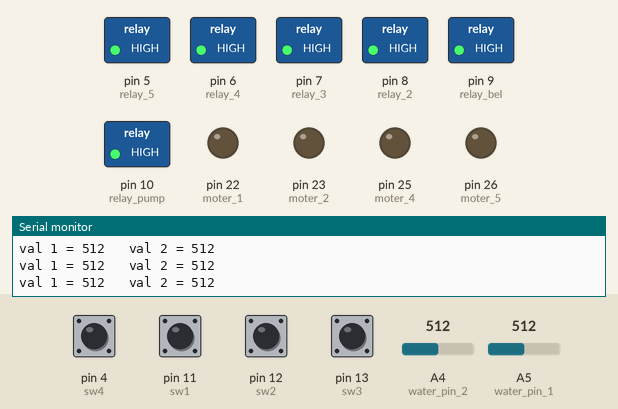
Recording of a sketch running on a simulated Arduino Mega 2560, built with avr-gcc and run on an emulated ATmega2560. On the bench: switched loads named in the sketch (green lamp = pin HIGH), output pins drawn as LEDs (lit = HIGH), the last lines printed to the serial monitor. The inputs (shaded band) are chosen by the test bench; at power-on: pin 4 (sw4), pin 11 (sw1), pin 12 (sw2), pin 13 (sw3) HIGH, A5 (water_pin_1) = 512, A4 (water_pin_2) = 512.

Above: at 1.2 s.
1.3 s: A5 (water_pin_1) set to 105
4.3 s: A5 (water_pin_1) set to 92
At 5.0 s:
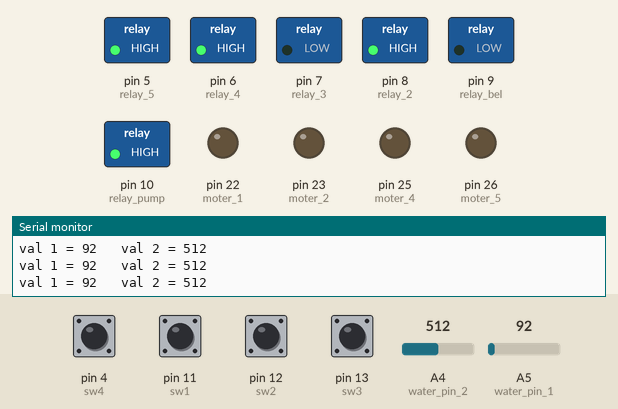
5.8 s: pin 4 (sw4) pulled LOW for 0.15 s
At 8.6 s:
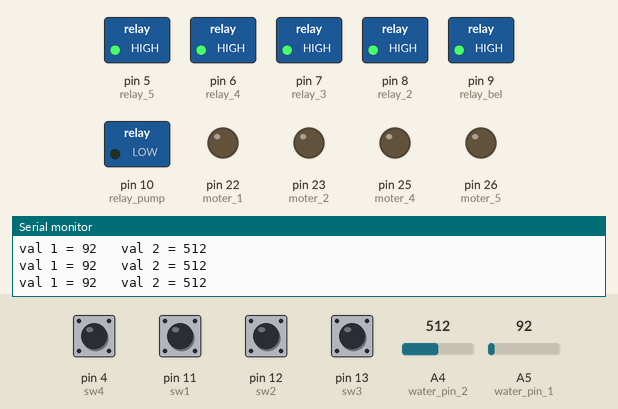
8.9 s: pin 13 (sw3) pulled LOW for 0.15 s
At 11.7 s:
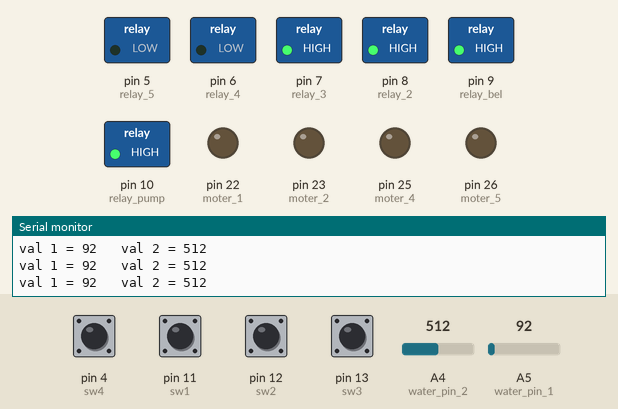
12.0 s: pin 11 (sw1) pulled LOW for 0.15 s
At 13.0 s:
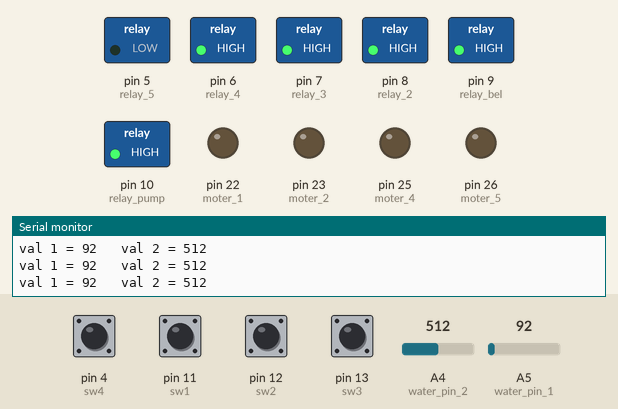
15.1 s: pin 12 (sw2) pulled LOW for 0.15 s
At 16.5 s:
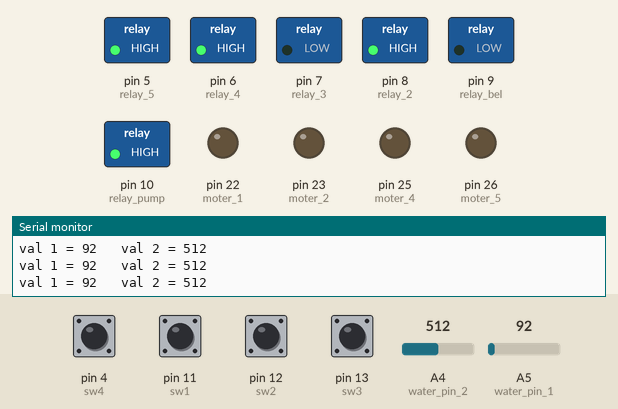
Timing chart, 0 to 17.7 s (numbered marks = the images above; inputs shaded):
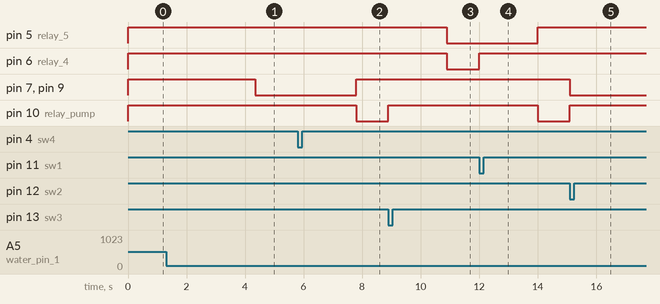

The sketch:

edge_cleaner.ino
```cpp
#include <SimpleTimer.h>

SimpleTimer timer;  // 타이머 레딧 셋 고!
unsigned long time; // 프로그램의 실행부터의 시간
unsigned long fir_time;
unsigned long sec_time;

int relay_pump = 10; //릴레이에 5V 신호를 보낼 핀설정(펌프)
int relay_bel = 9; //릴레이에 5V 신호를 보낼 핀설정(벨브)
int relay_2 = 8;  //릴레이에 5V 신호를 보낼 핀설정(약품 벨브)

int relay_3 = 7;  //릴레이에 5V 신호를 보낼 핀설정(수도관 펌프)
int relay_4 = 6;  //건조기 모터 릴레이 220v
int relay_5 = 5;  //환풍기 팬 릴레이 12v

int water_pin_1 = A5;      //수분수위센서 A5에 연결
int water_pin_2 = A4;      //센서 A4에 연결

//모터 핀모드
int moter_1 = 22;
int moter_2 = 23;
int moter_3 = 24;
int moter_4 = 25;
int moter_5 = 26;
int moter_6 = 27;

//스위치 핀설정
int sw1 = 11;
int sw2 = 12;
int sw3 = 13;
int sw4 = 4;      //원터치
int sw5 = 14;

int sw_state_1;           // 스위치1 상태
int sw_state_2;           // 스위치2 상태
int relay_state = 0;
int state_bel = 1;
int state_one = 0;
long debounce = 100;  // Debounce 타임 설정

void setup() {
  Serial.begin(9600);

  pinMode (relay_pump, OUTPUT); // relay를 output으로 설정한다.
  pinMode (relay_bel, OUTPUT);
  pinMode (relay_2, OUTPUT);
  pinMode (relay_3, OUTPUT);
  pinMode (relay_4, OUTPUT);
  pinMode (relay_5, OUTPUT);

  pinMode (moter_1,OUTPUT); //모터 아웃풋으로 설정
  pinMode (moter_2,OUTPUT);
  pinMode (moter_4,OUTPUT);
  pinMode (moter_5,OUTPUT);

  //수위 센서 input으로 설정
  pinMode(water_pin_1 , INPUT);
  pinMode(water_pin_2 , INPUT);

  digitalWrite(relay_pump, HIGH);
  digitalWrite(relay_bel, HIGH);
  digitalWrite(relay_5, HIGH);
  digitalWrite(relay_4, HIGH);
  digitalWrite(relay_3, HIGH);
  digitalWrite(relay_2, HIGH);

  pinMode(sw1,INPUT_PULLUP);
  pinMode(sw2,INPUT_PULLUP);
  pinMode(sw3,INPUT_PULLUP);
  pinMode(sw4,INPUT_PULLUP);
  pinMode(sw5,INPUT_PULLUP);

}

void loop() {

  fir_time = millis();
  sec_time = fir_time;
  timer.run();

  int val_1 = analogRead(A5);   // 수분수위센서값을 'val'에 저장 윗
  int val_2 = analogRead(A4);   // 아래
  Serial.print("val 1 = ");
  Serial.print(val_1);
  Serial.print("   val 2 = ");
  Serial.println(val_2);


  if(val_1 > 100)
    state_bel = 1;
  else
    state_bel = 0;

  sw_state_1 = digitalRead(sw1);
  sw_state_2 = digitalRead(sw2);


  if( val_1 < 100 && val_2 < 500)// 물탱크에 물이 없을 경우 밸브 오픈 + 제2펌프 작동
  {
    JongGeun_Choi();
    JunBeom_Sim();
    state_bel = 0;
  }

  else if(val_1 < 100 && val_2 > 500 && state_bel == 0) // 밸브 오픈 후 val_1가 100이 넘을 때까지 물 공급
  {
    JongGeun_Choi();
    JunBeom_Sim();
  }

  else if(val_1 < 100 && val_2 > 500 && state_bel == 1) // 밸브 차단 후 val_2가 500이 이하가 될 때까지 물 차단
  {
    NaHyeon_Park();
    HyeBin_Kwon();
  }

  else if(val_1 > 100 && val_2 > 500) // 물탱크에 충분히 물이 차 있을 경우 밸브 차단 + 제2펌프 종료
  {
    NaHyeon_Park();
    HyeBin_Kwon();
    state_bel = 1;
  }


  if(digitalRead(sw2)== HIGH && digitalRead(sw1) == LOW && digitalRead(sw3) == HIGH && digitalRead(sw4) == HIGH && millis() - time > debounce) {

    digitalWrite(relay_4, HIGH);

    delay(2000);
    digitalWrite(relay_pump, LOW);

    JinKi_Park(); //펌프 종료

    time = millis();

  }

  else if(digitalRead(sw2)== LOW && digitalRead(sw1) == HIGH && digitalRead(sw3) == HIGH && digitalRead(sw4) == HIGH && millis() - time > debounce) {

    JeongMin_Kim();
  }

  else if(digitalRead(sw2)== HIGH && digitalRead(sw1) == HIGH && digitalRead(sw3) == LOW && digitalRead(sw4) == HIGH && millis() - time > debounce) {

    digitalWrite(relay_pump, HIGH);
    delay(2000);
    digitalWrite(relay_4, LOW);
    digitalWrite(relay_5, LOW);   //건조가 실행되면 환풍기 같이 작동

    ChungSin_Oh(); // 건조 종료

    time = millis();
  }

  else if(digitalRead(sw4) == LOW && digitalRead(sw1) == HIGH && digitalRead(sw3) == HIGH && digitalRead(sw2) == HIGH && millis() - time > debounce){       //원터치

    digitalWrite(relay_4, HIGH);
    digitalWrite(relay_5, HIGH);
    delay(2000);
    digitalWrite(relay_pump, LOW);

    WonGyu_Sim();

    time = millis();
  }
}

void JinKi_Park()                 //펌프 꺼지는 함수
{
  NaHyeon_Park();
  HyeBin_Kwon();

  digitalWrite(relay_4, HIGH);
  digitalWrite(relay_5, HIGH);
  sec_time = fir_time;

  while(1){
    fir_time = millis();

    if(digitalRead(sw2)== LOW && digitalRead(sw1) == HIGH && digitalRead(sw3) == HIGH && digitalRead(sw4) == HIGH && millis() - time > debounce){

      JeongMin_Kim();
      break;
    }

    if(fir_time - sec_time >= 15000)
    {
      digitalWrite(relay_pump, HIGH);
      break;
    }

    if(digitalRead(sw2)== HIGH && digitalRead(sw1) == HIGH && digitalRead(sw3) == LOW && digitalRead(sw4) == HIGH && millis() - time > debounce) {

      digitalWrite(relay_pump, HIGH);
      delay(2000);
      digitalWrite(relay_4, LOW);
      digitalWrite(relay_5, LOW);

      ChungSin_Oh(); // 건조 종료

      time = millis();
      break;
    }

    else if(digitalRead(sw4) == LOW && digitalRead(sw1) == HIGH && digitalRead(sw3) == HIGH && digitalRead(sw2) == HIGH && millis() - time > debounce){       //원터치

      digitalWrite(relay_4, HIGH);
      digitalWrite(relay_5, HIGH);

      delay(2000);

      digitalWrite(relay_pump, LOW);

      WonGyu_Sim();

      time = millis();
    }
  }
}

void ChungSin_Oh()                //모터 꺼지는 함수
{
  NaHyeon_Park();
  HyeBin_Kwon();
  digitalWrite(relay_pump, HIGH);
  sec_time = fir_time;

  while(1){
    fir_time = millis();

    if(digitalRead(sw2)== LOW && digitalRead(sw1) == HIGH && digitalRead(sw3) == HIGH && digitalRead(sw4) == HIGH && millis() - time > debounce){

      JeongMin_Kim();
      break;
    }

    if(fir_time - sec_time >= 10000)
    {
      digitalWrite(relay_4, HIGH);
    }

    if(fir_time - sec_time >= 20000)
    {
      digitalWrite(relay_5, HIGH);
      break;
    }

    if(digitalRead(sw2)== HIGH && digitalRead(sw1) == LOW && digitalRead(sw3) == HIGH && digitalRead(sw4) == HIGH && millis() - time > debounce) {

      digitalWrite(relay_4, HIGH);
      delay(2000);
      digitalWrite(relay_pump, LOW);

      JinKi_Park();

      time = millis();
      break;
    }

    else if(digitalRead(sw4) == LOW && digitalRead(sw1) == HIGH && digitalRead(sw3) == HIGH && digitalRead(sw2) == HIGH && millis() - time > debounce){       //원터치

      digitalWrite(relay_4, HIGH);
      digitalWrite(relay_5, HIGH);
      delay(2000);
      digitalWrite(relay_pump, LOW);

      WonGyu_Sim();

      time = millis();
    }
  }
}

void WonGyu_Sim()                 //원터치 함수
{
  NaHyeon_Park();
  HyeBin_Kwon();
  digitalWrite(relay_4, HIGH);
  digitalWrite(relay_5, HIGH);

  sec_time = fir_time;

  while(1)
  {
    fir_time = millis();

    if(fir_time - sec_time >= 15000 && state_one == 0)
    {
      digitalWrite(relay_pump, HIGH);
    }

    if(fir_time - sec_time >= 17000 && state_one == 0)
    {
      digitalWrite(relay_4, LOW);
      digitalWrite(relay_5, LOW);
      state_one = 1;
      sec_time = millis();
    }

    if(fir_time - sec_time >= 10000 && state_one == 1)
    {
      digitalWrite(relay_4, HIGH);
    }

    if(fir_time - sec_time >= 20000 && state_one == 1)
    {
      digitalWrite(relay_5, HIGH);
      state_one = 0;
      break;
    }

    if(digitalRead(sw2)== HIGH && digitalRead(sw1) == LOW && digitalRead(sw3) == HIGH && digitalRead(sw4) == HIGH && millis() - time > debounce) {

      digitalWrite(relay_4, HIGH);
      delay(2000);
      digitalWrite(relay_pump, LOW);

      JinKi_Park();

      time = millis();
      break;
    }

    if(digitalRead(sw2)== HIGH && digitalRead(sw1) == HIGH && digitalRead(sw3) == LOW && digitalRead(sw4) == HIGH && millis() - time > debounce) {

      digitalWrite(relay_pump, HIGH);
      delay(2000);
      digitalWrite(relay_4, LOW);
      digitalWrite(relay_5, LOW);

      ChungSin_Oh(); // 건조 종료

      time = millis();
      break;
    }

    if(digitalRead(sw2)== LOW && digitalRead(sw1) == HIGH && digitalRead(sw3) == HIGH && digitalRead(sw4) == HIGH && millis() - time > debounce){

      JeongMin_Kim();
      break;
    }
  }
}

void JeongMin_Kim()               //종료버튼
{
  digitalWrite(relay_pump, HIGH);
  digitalWrite(relay_4, HIGH);
  digitalWrite(relay_5, HIGH);

  time = millis();
}

void JongGeun_Choi()              //벨브 오픈
{
  digitalWrite(relay_bel, LOW);
  //Serial.println("open");
}

void NaHyeon_Park()                //벨브 클로즈
{
  digitalWrite(relay_bel, HIGH);
  //Serial.println("close");
}

void JunBeom_Sim()                //제 2펌프 작동.
{
  digitalWrite(relay_3, LOW);
  relay_state = 1;
}

void HyeBin_Kwon()                //제2 펌프 종료
{
  digitalWrite(relay_3, HIGH);
  relay_state = 0;
}
```

Measured:
- the behaviour switches between 100 and 99 on A5 (water_pin_1) (found by bisection; images 0 and 1)
- after the input at 4.3 s, pin 7 (relay_3), pin 9 (relay_bel): HIGH → LOW at once
- after the input at 5.8 s, pin 7 (relay_3), pin 9 (relay_bel): LOW → HIGH after 2.0 s; pin 10 (relay_pump): HIGH → LOW after 2.0 s
- after the input at 8.9 s, pin 5 (relay_5), pin 6 (relay_4): HIGH → LOW after 2.0 s; pin 10 (relay_pump): LOW → HIGH at once
- after the input at 12.0 s, pin 5 (relay_5): LOW → HIGH after 2.0 s; pin 6 (relay_4): LOW → HIGH at once; pin 10 (relay_pump): HIGH → LOW after 2.0 s
- after the input at 15.1 s, pin 7 (relay_3), pin 9 (relay_bel): HIGH → LOW at once; pin 10 (relay_pump): LOW → HIGH at once
